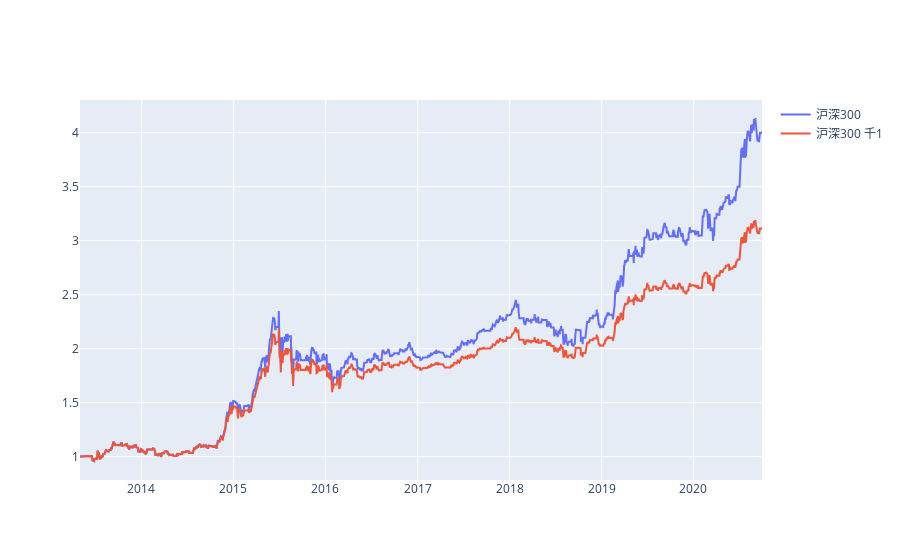

The cell this chart's notebook holds for it:
### Code cell
lstparams = []

lstassetcode = ['jqdata.000300_XSHG|1d']
lstassetname = ['沪深300 千1']

# tsStart = 0
# tsEnd = -1

for ai in range(0, len(lstassetcode)):
    s0 = trdb2py.trading2_pb2.Strategy(
        name="normal",
        asset=trdb2py.str2asset(lstassetcode[ai]),         
    )

    buy0 = trdb2py.trading2_pb2.CtrlCondition(
        name='weekday2',
        vals=[4, calcweekday2val2(4, 4)],
    )

    buy1 = trdb2py.trading2_pb2.CtrlCondition(
        name='indicatorsp',
        operators=['up'],
        strVals=['ta-ema.{}'.format(29)],
    )

    buy2 = trdb2py.trading2_pb2.CtrlCondition(
        name='weekday2',
        vals=[1, calcweekday2val2(1, 4)],
        group=1,
    )

    buy3 = trdb2py.trading2_pb2.CtrlCondition(
        name='indicatorsp',
        operators=['down'],
        strVals=['ta-ema.{}'.format(29)],
        group=1,    
    )

    sell0 = trdb2py.trading2_pb2.CtrlCondition(
        name='weekday',
        vals=[3],
    )

    sell1 = trdb2py.trading2_pb2.CtrlCondition(
        name='ctrlconditionid',
        vals=[1],
        strVals=['buy'],
    )

    sell2 = trdb2py.trading2_pb2.CtrlCondition(
        name='weekday',
        vals=[5],
        group=1,     
    )

    sell3 = trdb2py.trading2_pb2.CtrlCondition(
        name='ctrlconditionid',
        vals=[2],
        strVals=['buy'],
        group=1,     
    )

    paramsbuy = trdb2py.trading2_pb2.BuyParams(
        perHandMoney=1,
    )

    paramsinit = trdb2py.trading2_pb2.InitParams(
        money=10000,
    )
    
    feebuy = trdb2py.trading2_pb2.FeeParams(
        percentage=0.001,
    )
    
    feesell = trdb2py.trading2_pb2.FeeParams(
        percentage=0.001,
    )    

    s0.buy.extend([buy0, buy1, buy2, buy3])
    s0.sell.extend([sell0, sell1, sell2, sell3])
    s0.paramsBuy.CopyFrom(paramsbuy)
    s0.paramsSell.CopyFrom(paramssell) 
    s0.paramsInit.CopyFrom(paramsinit)        
    s0.feeBuy.CopyFrom(feebuy)        
    s0.feeSell.CopyFrom(feesell)            
    p0 = trdb2py.trading2_pb2.SimTradingParams(
        assets=[trdb2py.str2asset(lstassetcode[ai])],
        startTs=tsStart,
        endTs=tsEnd,
        strategies=[s0],
        title=lstassetname[ai],
    )  

    lstparams.append(p0)

lstpnl2 = trdb2py.simTradings(trdb2cfg, lstparams)

trdb2py.showPNLs([lstpnl1[0], lstpnl2[0]], toImg=isStaticImg, width=width, height=height)

### Figure 1 — Plotly figure (JSON) as saved in the notebook; plotly's stock layout.template omitted (floating-point values rounded to 4 significant figures; data arrays with more than 128 entries replaced by an {"elided": "..."} marker saying what was removed)
{"data": [{"mode": "lines", "name": "沪深300", "type": "scatter", "x": {"elided": "1810 str values"}, "y": {"elided": "1810 float values"}}, {"mode": "lines", "name": "沪深300 千1", "type": "scatter", "x": {"elided": "1810 str values"}, "y": {"elided": "1810 float values"}}], "layout": {}}
